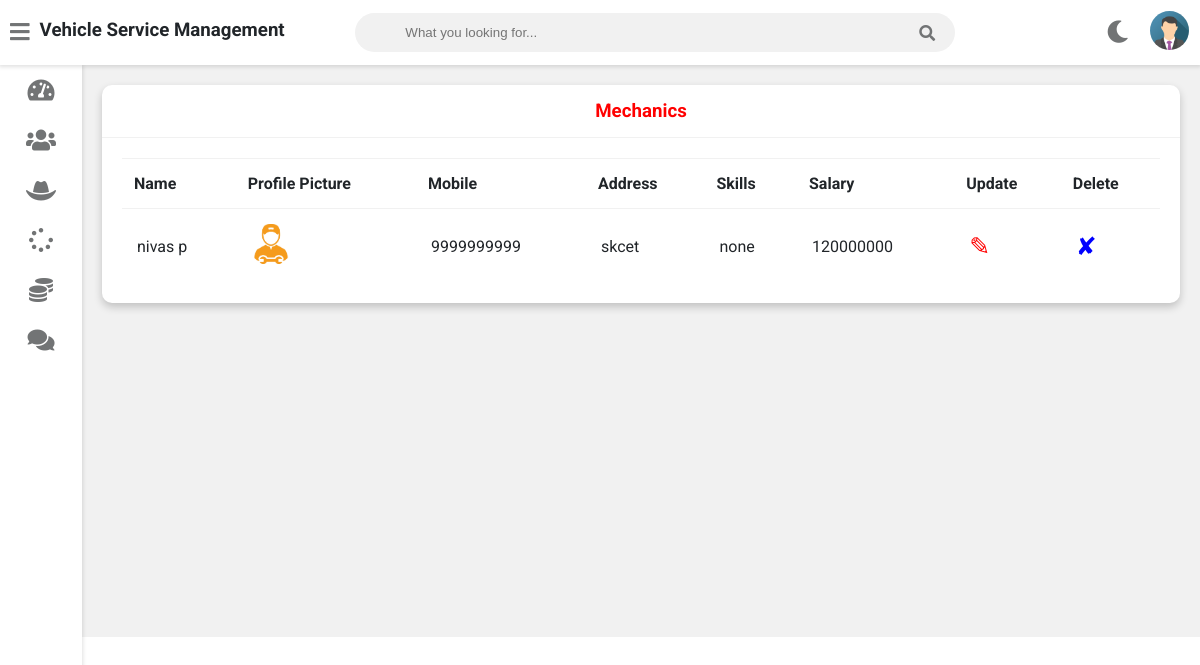
Screenshot of /admin-view-mechanic (signed in) with the database file from the repository.
### vehicle/models.py (models this page shows, shortened)
class Mechanic(models.Model):
    user=models.OneToOneField(User,on_delete=models.CASCADE)
    profile_pic= models.ImageField(upload_to='profile_pic/MechanicProfilePic/',null=True,blank=True)
    address = models.CharField(max_length=40)
    mobile = models.CharField(max_length=20,null=False)
    skill = models.CharField(max_length=500,null=True)
    salary=models.PositiveIntegerField(null=True)
    status=models.BooleanField(default=False)
    @property
    def get_name(self):
        return self.user.first_name+" "+self.user.last_name

### vehicle/views.py (the view)
# urls.py: path('admin-view-mechanic',views.admin_view_mechanic_view,name='admin-view-mechanic'),
@login_required(login_url='adminlogin')
def admin_view_mechanic_view(request):
    mechanics=models.Mechanic.objects.all()
    return render(request,'vehicle/admin_view_mechanic.html',{'mechanics':mechanics})

### templates/vehicle/admin_view_mechanic.html
{% extends 'vehicle/adminbase.html' %}
{% block content %}
{% load static %}
	<div class="wrapper">
		<div class="row">
			<div class="col-12 col-m-12 col-sm-12">
				<div class="card">
					<div class="card-header">
						<h3 style="color:red; text-align:center" >Mechanics
						</h3>
					</div>
					<div class="card-content">
						<table>
							<thead>
                <tr>
                  <th>Name</th>
                  <th>Profile Picture</th>
                  <th>Mobile</th>
                  <th>Address</th>
                  <th>Skills</th>
                  <th>Salary</th>
                  <th>Update</th>
                  <th>Delete</th>
                </tr>
							</thead>
							<tbody>
              {% for m in mechanics %}
                <tr>
                  <td> {{m.get_name}}</td>
                  <td> <img src="{% static m.profile_pic.url %}" alt="Profile Pic" height="40px" width="40px" /></td>
                  <td>{{m.mobile}}</td>
                  <td>{{m.address}}</td>
                  <td>{{m.skill}}</td>
                  <td>{{m.salary}}</td>
                  <td><a  style="color:red; text-decoration:none;font-size:25px;" href="{% url 'update-mechanic' m.id  %}">&#9998;</a></td>
                  <td><a style="color:blue; text-decoration:none;font-size:25px;"href="{% url 'delete-mechanic' m.id  %}">&#10008;</a></td>
                </tr>
                {% endfor %}
							</tbody>
						</table>
					</div>
				</div>
			</div>
		</div>
<br><br><br><br><br><br><br><br><br><br><br><br><br><br><br><br>
	</div>
{% endblock content %}

### templates/vehicle/adminbase.html (shortened to what this page needs)
<!DOCTYPE html>
{% load static %}
<html>
<head>
	<link rel="stylesheet" type="text/css" href="https://cdnjs.cloudflare.com/ajax/libs/Chart.js/2.9.3/Chart.min.css">
	<link rel="stylesheet" type="text/css" href="{% static "fontawesome-free/css/all.min.css" %}">
	<link rel="stylesheet" type="text/css" href="{% static "style.css" %}">
</head>
<body class="overlay-scrollbar">
	<div class="navbar">
		<ul class="navbar-nav">
			<li class="nav-item">
				<a class="nav-link">
					<i class="fas fa-bars" onclick="collapseSidebar()"></i>
				</a>
			</li>
			<li class="nav-item">
				<h3>Vehicle Service Management</h3>
			</li>
		</ul>
		<form class="navbar-search">
			<input type="text" name="Search" class="navbar-search-input" placeholder="What you looking for...">
			<i class="fas fa-search"></i>
		</form>
		<ul class="navbar-nav nav-right">
			<li class="nav-item mode">
				<a class="nav-link" href="#" onclick="switchTheme()">
					<i class="fas fa-moon dark-icon"></i>
				</a>
			</li>
			<li class="nav-item avt-wrapper">
				<div class="avt dropdown">
					<img src="{% static "images/admin.png" %} " alt="User image" class="dropdown-toggle" data-toggle="user-menu">
				</div>
			</li>
		</ul>
	</div>
	<div class="sidebar">
		<ul class="sidebar-nav">
			<li class="sidebar-nav-item">
				<a href="/admin-dashboard" class="sidebar-nav-link">
					<div>
						<i class="fas fa-tachometer-alt"></i>
					</div>
				</a>
			</li>
			<li class="sidebar-nav-item">
				<a href="/admin-customer" class="sidebar-nav-link">
					<div>
						<i class="fas fa-users"></i>
					</div>
				</a>
			</li>
			<li  class="sidebar-nav-item">
				<a href="/admin-mechanic" class="sidebar-nav-link">
					<div>
					<i class="fas fa-hat-cowboy"></i>
					</div>
				</a>
			</li>
			<li  class="sidebar-nav-item">
				<a href="/admin-request" class="sidebar-nav-link">
					<div>
						<i class="fas fa-spinner"></i>
					</div>
				</a>
			</li>
			<li  class="sidebar-nav-item">
				<a href="/admin-report" class="sidebar-nav-link">
					<div>
						<i class="fas fa-coins"></i>
					</div>
				</a>
			</li>
			<li  class="sidebar-nav-item">
				<a href="/admin-feedback" class="sidebar-nav-link">
					<div>
					<i class="fas fa-comments"></i>
					</div>
				</a>
			</li>
		</ul>
	</div>
<div>
	<div class="content">
		{% block content %}
		{% endblock content %}
	</div>
</div>
</body>
</html>

### rows the page displays
Mechanic: get_name "nivas p", profile_pic (picture), mobile "9999999999", address "skcet", skill "none", salary "120000000"
